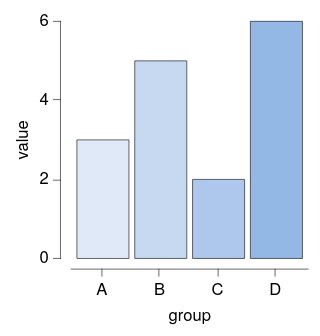

Write the Vega-Lite specification saved for this chart.
### Vega-Lite specification from a JSON file in a GitHub repository (floating-point values rounded to 4 significant figures)
{"background": null, "config": {"arc": {"fill": "#DBDBDB", "fillOpacity": 1.0, "innerRadius": 25.0, "padAngle": 0.03, "stroke": "black", "strokeOpacity": 1, "strokeWidth": 0.25}, "area": {"fill": "#DBDBDB", "fillOpacity": 1.0, "stroke": "black", "strokeOpacity": 1, "strokeWidth": 0.25}, "axis": {"domain": true, "domainCap": "round", "domainColor": "black", "domainWidth": 0.25, "grid": false, "gridCap": "round", "gridColor": "#F1F1F1", "gridDash": [0, 0], "gridOpacity": 1.0, "gridWidth": 0.25, "labelColor": "black", "labelFont": "HelveticaNeue", "labelFontSize": 7, "labelFontStyle": "normal", "labelFontWeight": 400, "offset": 4.5, "ticks": true, "tickCap": "round", "tickColor": "black", "tickSize": 3, "tickWidth": 0.25, "titleColor": "black", "titleFont": "HelveticaNeue", "titleFontSize": 7, "titleFontStyle": "normal", "titleFontWeight": 400}, "axisX": {"domain": true, "labelAlign": "center", "labelAngle": 0, "labels": true, "ticks": true, "translate": 0}, "axisY": {"domain": true, "labelAlign": "right", "labelAngle": 0, "labels": true, "ticks": true, "translate": 0}, "axisRight": {"domain": true, "labelAlign": "left", "labelAngle": 0, "labels": true, "ticks": true, "translate": 0}, "axisTop": {"domain": true, "labelAlign": "center", "labelAngle": 0, "labels": true, "ticks": true, "translate": 0}, "bar": {"fill": "#DBDBDB", "fillOpacity": 1.0, "stroke": "black", "strokeOpacity": 1, "strokeWidth": 0.25}, "boxplot": {"size": 9.0, "ticks": {"cornerRadius": 0.25, "fill": "black", "size": 4.5, "thickness": 0.25}, "box": {"fillOpacity": 1.0, "stroke": "black", "strokeOpacity": 1, "strokeWidth": 0.25}, "median": {"fill": "black", "fillOpacity": 1.0, "size": 9.0, "thickness": 0.25}, "rule": {"fill": "black", "fillOpacity": 1.0, "size": 10.0, "stroke": "black", "strokeDash": [0, 0], "strokeOpacity": 1, "strokeWidth": 0.25}, "outliers": {"color": "black", "fill": "black", "fillOpacity": 1.0, "size": 0, "stroke": "black", "strokeOpacity": 1, "strokeWidth": 0.25}}, "circle": {"fill": "black", "fillOpacity": 1.0, "size": 0.5, "stroke": "black", "strokeOpacity": 1, "strokeWidth": 0.25}, "errorband": {"band": {"fillOpacity": 0.6, "stroke": null, "strokeWidth": 0.25, "strokeOpacity": 1}, "borders": {"opacity": 0, "strokeOpacity": 0.25, "strokeWidth": 1}}, "errorbar": {"opacity": 1, "rule": {"strokeDash": [0, 0], "strokeWidth": 0.5}, "ticks": {"color": "black", "cornerRadius": 0.25, "opacity": 1, "size": 6.0, "thickness": 0.5}, "thickness": 0.5}, "font": "HelveticaNeue", "geoshape": {"fill": "#DBDBDB", "fillOpacity": 1.0, "stroke": "black", "strokeOpacity": 1, "strokeWidth": 0.25}, "header": {"labelColor": "black", "labelFont": "HelveticaNeue", "labelFontSize": 7, "labelFontStyle": "normal", "labelFontWeight": 400, "titleColor": "black", "titleFont": "HelveticaNeue", "titleFontSize": 7, "titleFontStyle": "normal", "titleFontWeight": 400, "titlePadding": 0}, "legend": {"disable": false, "offset": 4.5, "gradientLength": 50.0, "gradientThickness": 5.0, "gradientOpacity": 1.0, "gradientStrokeColor": "black", "gradientStrokeWidth": 0.25, "labelColor": "black", "labelFont": "HelveticaNeue", "labelFontSize": 7, "labelFontStyle": "normal", "labelFontWeight": 400, "strokeColor": "black", "strokeWidth": 0, "symbolSize": 42, "symbolStrokeColor": "black", "symbolStrokeWidth": 0.25, "titleColor": "black", "titleFont": "HelveticaNeue", "titleFontSize": 7, "titleFontStyle": "normal", "titleFontWeight": 400}, "line": {"color": "black", "stroke": "black", "strokeCap": "round", "strokeDash": [0, 0], "strokeOpacity": 1, "strokeWidth": 0.375}, "point": {"filled": true, "fill": "#DBDBDB", "fillOpacity": 1.0, "size": 5.0, "stroke": "black", "strokeOpacity": 1, "strokeWidth": 0.25}, "range": {"category": ["#DFE9F7", "#C6D9F1", "#ADC8EC", "#94B8E6", "#7AA8E0", "#6097DA", "#4D87CA", "#4177B1", "#386898", "#2F597F", "#264A69", "#1D3A58"], "diverging": {"scheme": ["#DFE9F7", "#C6D9F1", "#ADC8EC", "#94B8E6", "#7AA8E0", "#6097DA", "#4D87CA", "#4177B1", "#386898", "#2F597F", "#264A69", "#1D3A58"]}, "heatmap": {"scheme": ["#DFE9F7", "#C6D9F1", "#ADC8EC", "#94B8E6", "#7AA8E0", "#6097DA", "#4D87CA", "#4177B1", "#386898", "#2F597F", "#264A69", "#1D3A58"]}, "ordinal": {"scheme": ["#DFE9F7", "#C6D9F1", "#ADC8EC", "#94B8E6", "#7AA8E0", "#6097DA", "#4D87CA", "#4177B1", "#386898", "#2F597F", "#264A69", "#1D3A58"]}, "ramp": {"scheme": ["#DFE9F7", "#C6D9F1", "#ADC8EC", "#94B8E6", "#7AA8E0", "#6097DA", "#4D87CA", "#4177B1", "#386898", "#2F597F", "#264A69", "#1D3A58"]}}, "rule": {"color": "black", "stroke": "black", "strokeCap": "round", "strokeDash": [2, 2], "strokeOpacity": 1, "strokeWidth": 0.25}, "scale": {"bandPaddingInner": 0.1, "bandPaddingOuter": 0.1, "round": false}, "rect": {"fill": "#DBDBDB", "fillOpacity": 1.0, "stroke": "black", "strokeOpacity": 1, "strokeWidth": 0.25}, "square": {"fill": "#DBDBDB", "fillOpacity": 1.0, "size": 10.0, "stroke": "black", "strokeOpacity": 1, "strokeWidth": 0.25}, "text": {"color": "black", "font": "HelveticaNeue", "fontSize": 7, "fontStyle": "normal", "fontWeight": 400}, "title": {"anchor": "middle", "frame": "group", "color": "black", "font": "HelveticaNeue", "fontSize": 7, "fontStyle": "normal", "fontWeight": 400, "subtitleColor": "black", "subtitleFont": "HelveticaNeue", "subtitleFontSize": "HelveticaNeue", "subtitleFontStyle": "normal", "subtitleFontWeight": 400}, "view": {"continuousWidth": 100, "continuousHeight": 100, "discreteWidth": 100, "discreteHeight": 100, "fill": null, "stroke": null, "strokeWidth": 0.25}}, "data": {"name": "data-4142aea53afa8511718d08fe069c71cc"}, "mark": {"type": "bar"}, "encoding": {"color": {"field": "group", "legend": null, "type": "nominal"}, "x": {"field": "group", "type": "nominal"}, "y": {"field": "value", "type": "quantitative"}}, "$schema": "https://vega.github.io/schema/vega-lite/v6.4.1.json", "datasets": {"data-4142aea53afa8511718d08fe069c71cc": [{"group": "A", "value": 3.0}, {"group": "B", "value": 5.0}, {"group": "C", "value": 2.0}, {"group": "D", "value": 6.0}]}}
